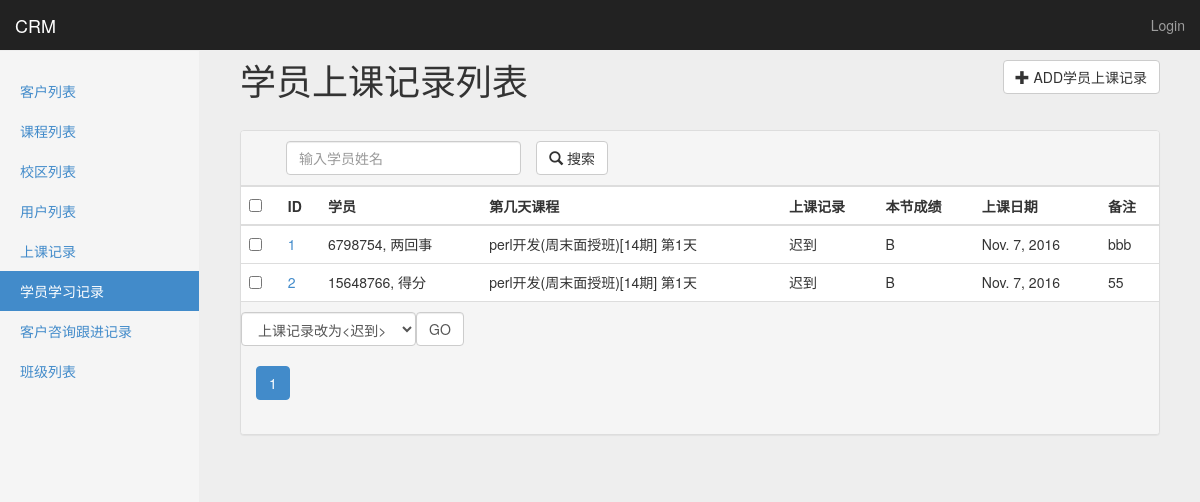
The page /crm/studyrecords/ on the database as committed earlier.
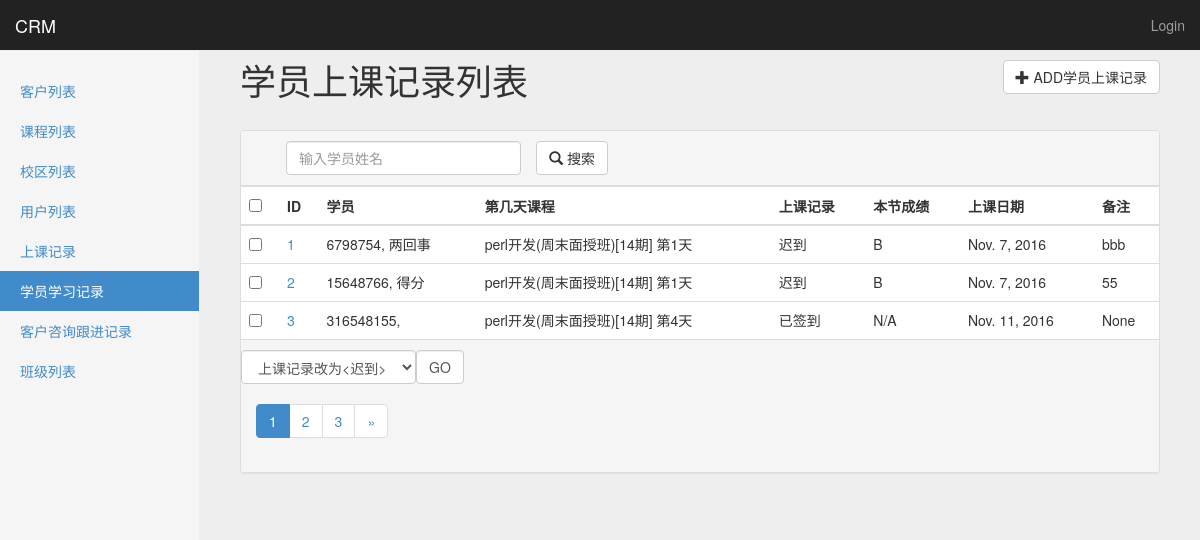
The same page on the database as committed later.
### app01/models.py (models this page shows, shortened)
class StudyRecord(models.Model):
    course_record = models.ForeignKey(CourseRecord,verbose_name=u'第几天课程')
    student = models.ForeignKey(Customer,verbose_name=u'学员')
    record_choices = (
        ('checked',u'已签到'),
        ('late',u'迟到'),
        ('absence',u'缺课'),
        ('leave_early',u'早退'),
    )
    record = models.CharField(u'上课记录',choices=record_choices,default='checked',max_length=32)
    score_choices = (
        (100,'A+'),
        (90,'A'),
        (85,'B+'),
        (80,'B'),
        (70,'B-'),
        (60,'C+'),
        (50,'C'),
        (0,'D'),
        (-1,'N/A'),
        (-100,'COPY'),
    )
    score = models.IntegerField(u'本节成绩',choices=score_choices,default=-1)
    date = models.DateField(auto_now_add=True)
    note = models.CharField(u'备注',max_length=255,blank=True,null=True)
    class Meta:
        verbose_name = u'学员学习记录'
        verbose_name_plural = u'学员学习记录'
        unique_together = ('course_record','student')

class Customer(models.Model):
    qq = models.CharField(u'QQ号',max_length=64,unique=True)
    name = models.CharField(u'姓名',max_length=32,blank=True,null=True)
    phone = models.BigIntegerField(u'手机',blank=True,null=True)
    stu_id = models.CharField(u'学号',blank=True,null=True,max_length=64)
    source_choices = (
        ('qq',u'qq群'),
        ('referral',u'内部转介绍'),
        ('51cto',u'51cto'),
        ('agent',u'招生代理'),
        ('others',u'其它'),
    )
    source = models.CharField(u'客户来源',max_length=64,choices=source_choices,default='qq')
    referral_from = models.ForeignKey('self',
                                      verbose_name=u'转介绍自学员',
                                      help_text='若客户是转介绍自学员，填写学员姓名',
                                      blank=True,
                                      null=True,
                                      related_name='internal_referral')
    course = models.ForeignKey(Course,verbose_name=u'咨询课程')
    class_type_choices = (
        ('online', u'网络班'),
        ('offline_weekend', u'周末面授班'),
        ('offline_fulltime', u'脱产面授班'),
    )
    class_type = models.CharField(u'班级类型',max_length=64,choices=class_type_choices)
    customer_note = models.TextField(u'客户咨询详情',help_text=u'客户咨询的对话记录')
    status_choices = (
        ('signed',u'已报名'),
        ('unregistered',u'未报名'),
        ('graduated',u'已毕业'),
        ('dropoff',u'已退学'),
    )
    status = models.CharField(u'客户状态',choices=status_choices,max_length=64,default='unregistered')
    consultant = models.ForeignKey(UserProfile,verbose_name=u'课程顾问')
    date = models.DateField(u'咨询日期',auto_now_add=True)
    class_list = models.ManyToManyField(ClassList,verbose_name=u'已报名班级',blank=True)
    def __str__(self):
        return u'%s, %s' % (self.qq,self.name)

class CourseRecord(models.Model):
    course = models.ForeignKey(ClassList,verbose_name=u'班级（课程）')
    day_num = models.IntegerField(u'节次',help_text=u'填写第几节课')
    date = models.DateField(auto_now_add=True,verbose_name=u'上课日期')
    teacher = models.ForeignKey(UserProfile,verbose_name=u'讲师')
    def __str__(self):
        return u'%s 第%s天' % (self.course,self.day_num)
    class Meta:
        verbose_name = u'上课记录'
        verbose_name_plural = u'上课记录'
        unique_together = ('course','day_num')

class ClassList(models.Model):
    course = models.ForeignKey(Course)
    course_type = models.CharField(u'课程类型',choices=class_type_choices,max_length=32)
    semester = models.IntegerField(u'学期')
    start_date = models.DateField(u'开班日期')
    graduate_date = models.DateField(u'毕业日期',blank=True,null=True)
    teachers = models.ManyToManyField(UserProfile,verbose_name=u'讲师')
    def __str__(self):
        return u'%s(%s)[%s期]' % (self.course.name,self.get_course_type_display(),self.semester)
    class Meta:
        verbose_name = u'班级列表'
        verbose_name_plural = u'班级列表'
        unique_together = ('course','course_type','semester')

class Course(models.Model):
    name = models.CharField(u'课程名称',max_length=128,unique=True)
    price = models.IntegerField(u'面授价格')
    online_price = models.IntegerField(u'网络班价格')
    brief = models.TextField(u'课程简介')

### app01/views.py (the view)
# urls.py: url(r'^studyrecords/(\d+)/$', views.studyrecord_detail,name='studyrecord_detail'),
def studyrecords(request):
    if request.method == 'POST':
        front_action_handle(request,models.StudyRecord)
        return HttpResponse('ok')
    data_dic = build_search_param(request, models.StudyRecord)
    return render(request,'app01/studyrecords.html',data_dic)

### app01/forms.py (called while the page is built, shortened)
def get_filter_fields(cls):
    filter_fields = settings.FILTER_FIELDS.get(cls.__name__.lower())
    if filter_fields is None:
        return None

### templates/app01/studyrecords.html (shortened to what this page needs)
{% extends 'base.html' %}
{% load custom_tags %}
{% block page-header %}
学员上课记录列表
<a href="{% url 'studyrecord_add' %}">
    <button type="button" class="btn btn-default pull-right">
      <span class="glyphicon glyphicon-plus"></span> ADD学员上课记录
    </button>
</a>
{% endblock %}
{% block page-content %}
<div class="panel panel-default">
    <div class="panel-heading" id="panel-heading">
        <div class="col-md-9 " >
            <form action="{% url url_alias %}?page=1{{ search_str }}" method="GET">
                <div class="col-md-5">
                    <input name="find__student__name" class="form-control" type="text" value="{{ find_list.1 }}" placeholder="输入学员姓名" minlength="1" maxlength="20" required>
                </div>
                <div class="col-md-3 search-button">
                    <button type="submit" id="btn-submit" class="btn btn-default">
                        <span class="glyphicon glyphicon-search"></span> 搜索
                    </button>
                </div>
            </form>
        </div>
    </div>
    <table class="table table-hover">
    <thead>
    <tr>
        <th><input type="checkbox" name="all_ids" value=""/></th>
        <th>ID</th>
        <th>学员</th>
        <th>第几天课程</th>
        <th>上课记录</th>
        <th>本节成绩</th>
        <th>上课日期</th>
        <th>备注</th>
    </tr>
    </thead>
    <tbody>
    {% for data in data_list %}
        <tr>
            <td><input type="checkbox" name="id" value="{{ data.id }}"/> </td>
            <td><a href="{% url 'studyrecord_detail' data.id %}">{{ forloop.counter }}</a></td>
            <td>{{ data.student }}</td>
            <td>{{ data.course_record }}</td>
            <td>{{ data.get_record_display }}</td>
            <td>{{ data.get_score_display }}</td>
            <td>{{ data.date }}</td>
            <td>{{ data.note }}</td>
        </tr>
    {% endfor %}
    </tbody>
</table>
    <div class="panel-footer">
        {% if actions %}
        <div class="row">
            <select name="data-action" class="form-control data-action action-select">
            {% for action in actions %}
                <option value="{{ action.0 }}">{{ action.1 }}</option>
            {% endfor %}
            </select>
            <button class="form-control data-action action-ok">GO</button>{% csrf_token %}
        </div>
        {% endif %}
        <nav>{% pagination_bar data_list search_str find_list %}</nav>
    </div>
</div>
{% endblock %}

### templates/base.html (shortened to what this page needs)
<!DOCTYPE html>
<html lang="en"><head><meta http-equiv="Content-Type" content="text/html; charset=UTF-8">
    <link href="/static/bootstrap/css/bootstrap.min.css" rel="stylesheet">
    <link href="/static/bootstrap/css/dashboard.css" rel="stylesheet">
    <link href="/static/css/custom.css" rel="stylesheet">
  </head>
  <body>
    <nav class="navbar navbar-inverse navbar-fixed-top" role="navigation">
      <div class="container-fluid">
        <div class="navbar-header">
          <a class="navbar-brand" href="#">CRM</a>
        </div>
        <div id="navbar" class="navbar-collapse collapse">
          <ul class="nav navbar-nav navbar-right">
            <li>
                {% if request.user.is_authenticated %}
                <a id="drop3" href="#" class="dropdown-toggle" data-toggle="dropdown" aria-haspopup="true" aria-expanded="false">
                {{ request.user }}
                <span class="caret"></span>
                </a>
                <ul class="dropdown-menu" role="menu" aria-labelledby="drop3">
                    <li role="presentation"><a role="menuitem" tabindex="-1" href="#">个人信息</a></li>
                    <li role="presentation" class="divider"></li>
                    <li role="presentation"><a role="menuitem" tabindex="-1" href="/accounts/logout/">Logout</a></li>
                </ul>
                {% else %}
                <a href="/accounts/login/" class="">Login</a>
                {% endif %}
            </li>
          </ul>
        </div>
      </div>
    </nav>
    <div class="container-fluid">
      <div class="row">
        <div class="col-sm-3 col-md-2 sidebar">
          <ul class="nav nav-sidebar" id="left-menu">
            <li><a href="{% url 'customer_list' %}">客户列表</a></li>
            <li><a href="{% url 'course_list' %}">课程列表</a></li>
            <li><a href="{% url 'school_list' %}">校区列表</a></li>
            <li><a href="{% url 'userprofile_list' %}">用户列表</a></li>
            <li><a href="{% url 'courserecord_list' %}">上课记录</a></li>
            <li><a href="{% url 'studyrecord_list' %}">学员学习记录</a></li>
            <li><a href="{% url 'consultrecord_list' %}">客户咨询跟进记录</a></li>
            <li><a href="{% url 'classlist_list' %}">班级列表</a></li>
          </ul>
        </div>
        <div class="col-sm-9 col-sm-offset-3 col-md-10 col-md-offset-2 main">
          <h1 class="page-header">{% block page-header %}Your page header{% endblock %}</h1>
          {% block page-content %}{% endblock %}
        </div>
      </div>
    </div>
</body></html>

### templates/app01/filter_component.html (shortened to what this page needs)
{% load custom_tags %}

### statics/css/custom.css (style rules this page uses)
body { padding-top: 40px; padding-bottom: 40px; background-color: #eee; }
#panel-heading { float:none;overflow: hidden; }
#panel-heading .search-button,#panel-heading .search-more-button { padding-left: 0px; }
.data-action { width:auto; float: left; }

Rows that differ between the two databases and show on the page:
added StudyRecord: student "316548155,", course_record "perl开发(周末面授班)[14期] 第4天", record "已签到", score "N/A", date "Nov. 11, 2016", note "None"
Other text that changed with them:
text now shown: "2 3 »"
